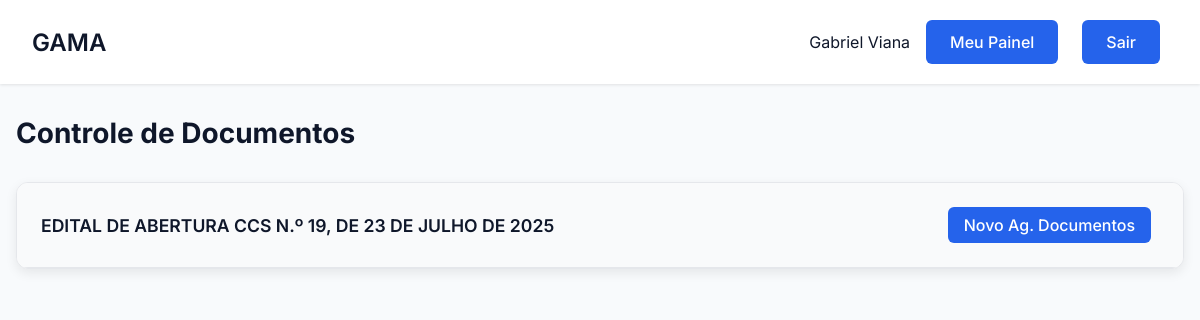
Screenshot of /usuario/agendamentos (signed in) with the database file from the repository.
### tables this page shows
CREATE TABLE Usuario (
        id_usuario TEXT PRIMARY KEY,
        cpf_usuario TEXT NOT NULL,
        nome TEXT NOT NULL,
        email TEXT NOT NULL,
        senha TEXT NOT NULL,
        tipo TEXT NOT NULL CHECK (tipo IN ('administrador', 'usuario')),
        data_ingresso DATETIME NOT NULL,
        data_saida DATETIME
    );

CREATE TABLE Edital (
        id_edital INTEGER PRIMARY KEY AUTOINCREMENT,
        numero_edital TEXT NOT NULL UNIQUE,
        data_edital DATE NOT NULL,
        data_publicacao DATE NOT NULL,
        vencimento_edital DATE NOT NULL,
        prazo_prorrogacao INTEGER,
        status TEXT NOT NULL CHECK (status IN ('ativo', 'inativo', 'prorrogado'))
    );

### gama/routes/usuario_routes.py (the view)
@usuario_bp.route('/agendamentos')
def agendamentos():
    if 'usuario_id' not in session:
        return redirect(url_for('auth.login'))
    todos_editais = Edital.get_all()
    dados_pagina = {}
    for edital in todos_editais:
        id_edital = edital[0]
        dados_pagina[id_edital] = {
            'candidatos': [],
            'agend_docs': [],
            'agend_pericias': []
        }
        agendamentos_edital = Agendamento.get_by_edital(id_edital)
        docs_agendados = {}
        docs_entregues = {}
        pericia_agendada = {}
        pericia_concluida = {}
        for ag in agendamentos_edital:
            nome_candidato = ag[2]
            if ag[6] == 'documento':
                if ag[5] == 'concluido':
                    docs_entregues[nome_candidato] = 'entregue'
                elif ag[5] == 'agendado':
                    docs_agendados[nome_candidato] = 'agendado'
                dados_pagina[id_edital]['agend_docs'].append(ag)
            elif ag[6] == 'pericia':
                if ag[5] == 'concluido':
                    pericia_concluida[nome_candidato] = 'concluida'
                elif ag[5] == 'agendado':
                    pericia_agendada[nome_candidato] = 'agendado'
                dados_pagina[id_edital]['agend_pericias'].append(ag)
        todos_candidatos_do_edital = Candidato.get_by_edital(id_edital)
        candidatos_nomeados = [c for c in todos_candidatos_do_edital if c[8] == 'nomeado']
        lista_candidatos_final = []
        for c in candidatos_nomeados:
            id_candidato = c[0]
            nome_candidato = c[1]
            contatado = c[15]
            status_doc = docs_entregues.get(nome_candidato, docs_agendados.get(nome_candidato, 'agendar'))
            status_pericia = pericia_concluida.get(nome_candidato, pericia_agendada.get(nome_candidato, 'agendar'))
            lista_candidatos_final.append({
                'id': id_candidato,
                'nome': nome_candidato,
                'contatado': contatado,
                'status_doc': status_doc,
                'status_pericia': status_pericia
            })
        dados_pagina[id_edital]['candidatos'] = lista_candidatos_final
        dados_pagina[id_edital]['agend_docs'].sort(key=lambda x: x[5] == 'concluido')
        dados_pagina[id_edital]['agend_pericias'].sort(key=lambda x: x[5] == 'concluido')
    return render_template(
        'agendamentos.html',
        nome=session.get('nome'),
        editais=todos_editais,
        dados_pagina=dados_pagina # Passa a nova estrutura de dados
    )

### app.py (called while the page is built)
def format_date_br(value):
    if isinstance(value, str):
        try:
            date_obj = dt_parser.strptime(value.split('.')[0], '%Y-%m-%d %H:%M:%S')
            return date_obj.strftime('%d/%m/%Y')
        except ValueError:
            return value.split(' ')[0] # Em caso de erro, mostra a data original
    return value

def format_time(value):
    if isinstance(value, str):
        try:
            date_obj = dt_parser.strptime(value.split('.')[0], '%Y-%m-%d %H:%M:%S')
            return date_obj.strftime('%H:%M')
        except ValueError:
            return value.split(' ')[1] # Em caso de erro, mostra a hora original
    return value

@app.before_request
def make_session_permanent():
    session.permanent = True

### gama/database/database.py (called while the page is built)
def conectar():
    diretorio_db = "gama/database"
    if not os.path.exists(diretorio_db):
        os.makedirs(diretorio_db)
    return sqlite3.connect(f"{diretorio_db}/editais.db")

### gama/models/agendamento.py (called while the page is built)
    @staticmethod
    def get_by_edital(id_edital):
        conn = conectar()
        cursor = conn.cursor()
        try:
            cursor.execute("""
                SELECT a.*, u.nome
                FROM Agendamento a
                JOIN Usuario u ON a.id_usuario = u.id_usuario
                WHERE a.id_edital = ?
                ORDER BY a.data_hora_agendamento ASC
            """, (id_edital,))
            return cursor.fetchall()
        except sqlite3.Error as e:
            print(f"Erro ao buscar agendamentos: {e}")
            return []
        finally:
            conn.close()

### gama/models/candidato.py (called while the page is built)
    @staticmethod
    def get_by_edital(id_edital):
        conn = conectar()
        cursor = conn.cursor()
        try:
            query = """
                SELECT
                    cand.id_candidato, cand.nome, cand.numero_inscricao, cand.nota, cand.id_cargo,
                    cand.classificacao, cand.pcd, cand.cotista, cand.situacao, cand.data_posse,
                    cand.id_edital,
                    carg.nome_cargo, carg.padrao_vencimento,
                    cand.portaria, cand.lotacao,
                    cand.contatado
                FROM Candidato cand
                JOIN Cargo carg ON cand.id_cargo = carg.id_cargo
                WHERE cand.id_edital = ?
                ORDER BY cand.classificacao ASC
            """
            cursor.execute(query, (id_edital,))
            return cursor.fetchall()
        finally:
            conn.close()

### gama/templates/agendamentos.html (shortened to what this page needs)
<!DOCTYPE html>
<html lang="pt-BR">
<head>
    <link rel="stylesheet" href="{{ url_for('static', filename='css/estilo.css') }}">
    <link rel="stylesheet" href="{{ url_for('static', filename='css/dashboard.css') }}">
    <link rel="stylesheet" href="{{ url_for('static', filename='css/gerenciar_editais.css') }}">
    <link rel="stylesheet" href="https://cdnjs.cloudflare.com/ajax/libs/font-awesome/6.5.0/css/all.min.css">
    </head>
<body>
    <div class="dashboard">
        <header class="dashboard-header">
            <nav class="dashboard-nav container">
                <h1 class="dashboard-title">GAMA</h1>
                <div class="dashboard-user">
                    <span>{{ nome }}</span>
                    {% if session.get('tipo') == 'administrador' %}
                        <a href="{{ url_for('admin.painel_admin') }}" class="btn btn-secondary">Painel Admin</a>
                    {% else %}
                        <a href="{{ url_for('usuarios.painel_usuario') }}" class="btn btn-secondary">Meu Painel</a>
                    {% endif %}
                    <a href="{{ url_for('auth.logout') }}" class="btn btn-primary">Sair</a>
                </div>
            </nav>
        </header>
        <main class="dashboard-content container">
            <div class="section-header">
                <h2 class="page-title">Controle de Documentos</h2>
            </div>
            {% for edital in editais %}
            <div class="edital-card">
                <div class="edital-header" onclick="toggleContent('body-edital-{{ edital[0] }}', this)">
                    <div class="edital-info">
                        <strong>{{ edital[1] }}</strong>
                    </div>
                    <div class="actions">
                        <button class="btn btn-primary" style="padding: 0.5rem 1rem;" onclick="event.stopPropagation(); openAgendamentoModal({{ edital[0] }});">
                            Novo Ag. Documentos
                        </button>
                    </div>
                </div>
            </div>
            {% endfor %}
        </main>
    </div>
</body>
</html>

### gama/static/css/estilo.css (style rules this page uses)
* { margin: 0; padding: 0; box-sizing: border-box; font-family: 'Inter', sans-serif; }
:root { --primary: #2563eb; --primary-dark: #4338ca; --secondary: #64748b; --danger: #ef4444; --success: #22c55e; --background: #f8fafc; --surface: #ffffff; --text: #0f172a; --text-light: #64748b; --primary-light: #93c5fd; --secondary: #2563eb; --accent: #10b981; --card-bg: #ffffff; }
body { background-color: var(--background); color: var(--text); min-height: 100vh; }
.container { max-width: 1200px; margin: 0 auto; padding: 0 1rem; }
.btn { display: inline-flex; align-items: center; justify-content: center; padding: 0.75rem 1.5rem; margin-right: 0.5rem; margin-top: 0.25rem; margin-bottom: 0.25rem; background-color: var(--primary); color: white; font-size: 1rem; font-weight: 500; border-radius: 6px; cursor: pointer; transition: all 0.2s; border: none; text-decoration: none; }
.btn-primary { background-color: var(--primary); color: white; }
.dashboard-content { padding: 2rem; }
.btn-secondary { background-color: var(--secondary); color: white; }

### gama/static/css/dashboard.css (style rules this page uses)
.dashboard { min-height: 100vh; display: grid; grid-template-rows: auto 1fr; }
.dashboard-header { background: var(--surface); padding: 1rem; box-shadow: 0 1px 3px 0 rgb(0 0 0 / 0.1); margin-bottom: 2rem; }
.dashboard-nav { display: flex; justify-content: space-between; align-items: center; }
.container { max-width: 1200px; margin: 0 auto; padding: 0 1rem; }
.dashboard-title { font-size: 1.5rem; font-weight: 600; }
.dashboard-user { display: flex; align-items: center; gap: 1rem; }

### gama/static/css/gerenciar_editais.css (style rules this page uses)
.page-title { font-weight: 700; color: var(--text); font-size: 1.75rem; }
.section-header { display: flex; justify-content: space-between; align-items: center; margin-bottom: 2rem; }
.edital-card { background: var(--surface); border-radius: 12px; box-shadow: 0 4px 12px rgba(0, 0, 0, 0.08); margin-bottom: 1.5rem; overflow: hidden; border: 1px solid #e5e7eb; transition: box-shadow 0.3s ease; }
.edital-header { background: #f9fafb; padding: 1.25rem 1.5rem; border-bottom: 1px solid #e5e7eb; display: flex; align-items: center; justify-content: space-between; cursor: pointer; gap: 1rem; flex-wrap: wrap; }
.edital-info { display: flex; gap: 1.5rem; flex-wrap: wrap; align-items: center; flex-grow: 1; }
.edital-info strong { font-size: 1.1rem; font-weight: 600; color: var(--text); }
.actions { display: flex; gap: 0.5rem; align-items: center; }

### rows the page displays
Usuario: nome "Gabriel Viana"
Edital: numero_edital "EDITAL DE ABERTURA CCS N.º 19, DE 23 DE JULHO DE 2025"
